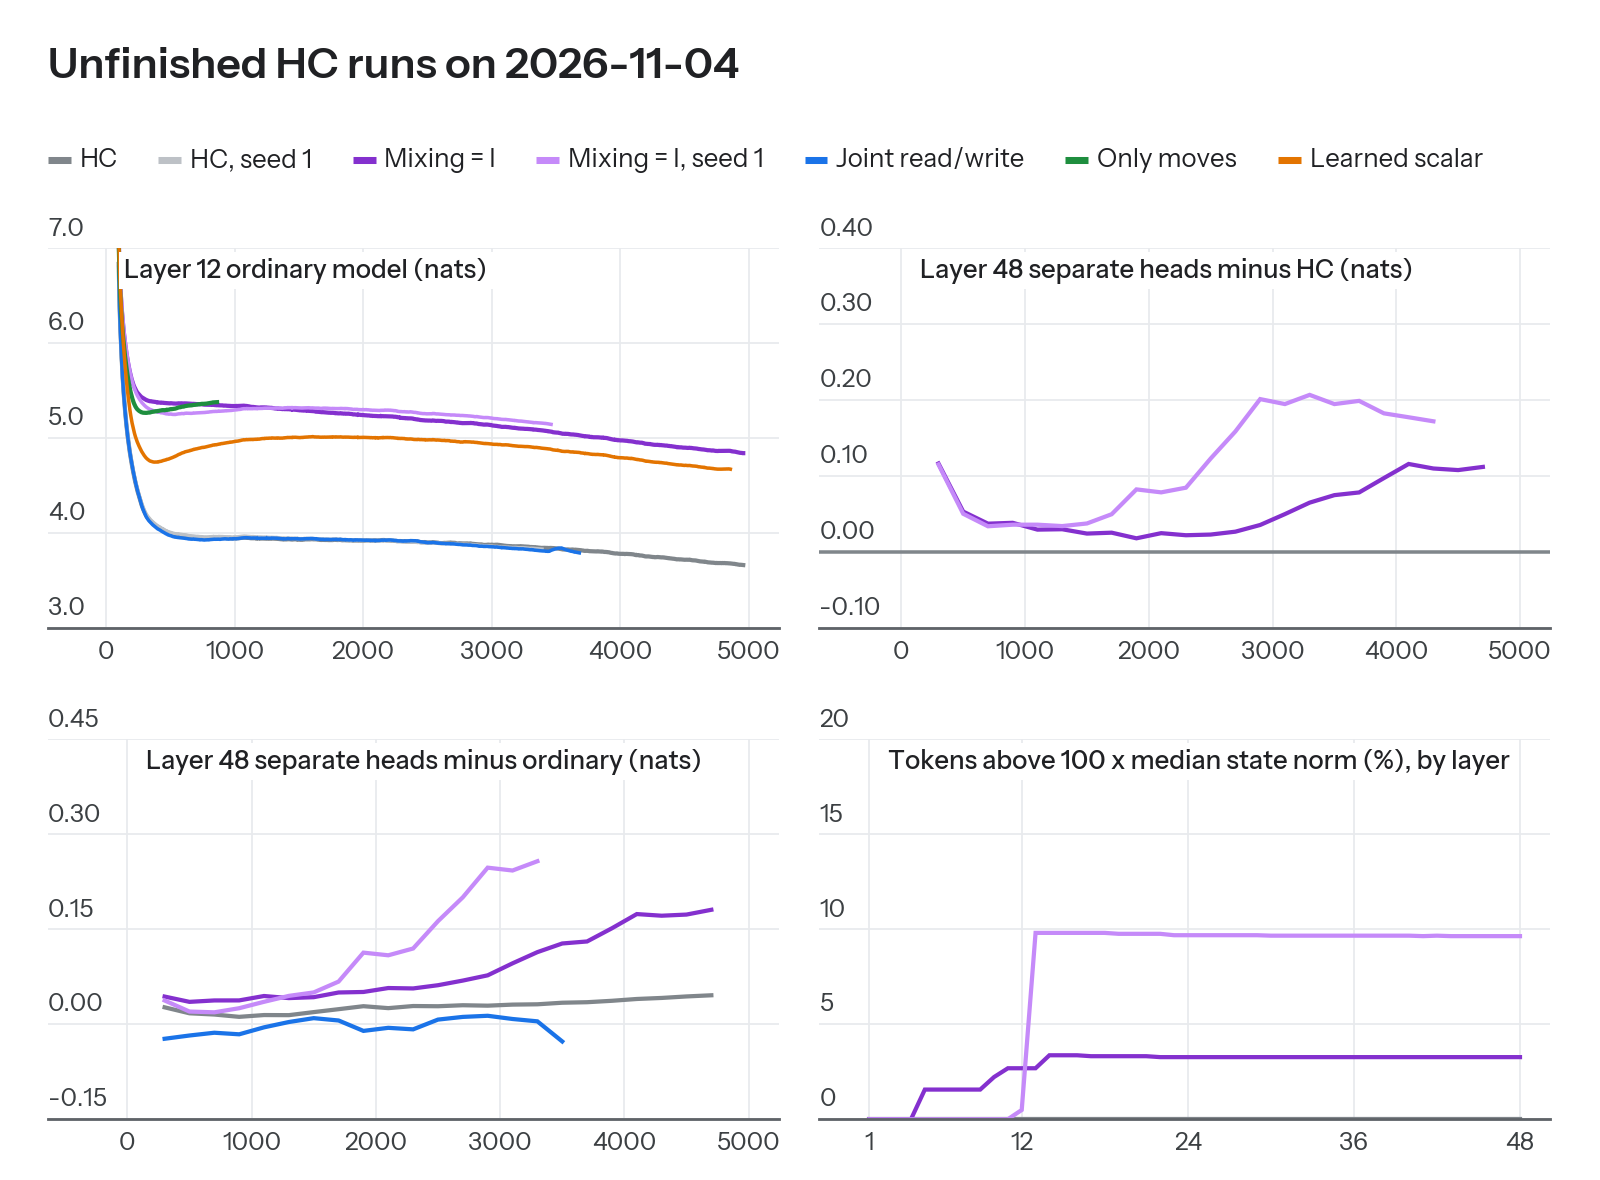

Generate this figure with Python:
"""Interim read of the unfinished HC runs, 2026-11-04. Status figure for the owner; not a page figure.

Data: ../../pls_hcid/live_1104.npz (W&B, live_1104.py: train/pls/L{k} of the unfinished runs), ../../pls_blog/d48g4.npz (finished references), ../../pls_hcid/blown_state_1104.json (blown_fig_data2.py:
4 x 1024 Paloma c4_en validation tokens at the newest checkpoint; w893 at step 4,550, w810 and HC at step 4,958).
Top left: layer 12 train cross-entropy by step, ordinary models (no intermediate loss reaches the backbone), rolling mean over 100 steps.
Top right: layer 48 train cross-entropy of HC with mixing = I and separate heads minus HC with separate heads at the same steps, 200-step bins, seeds 0 (w810) and 1 (w893).
Bottom left: layer 48 train cross-entropy, separate heads minus ordinary model of the same design and seed, at the same steps, 200-step bins. HC seed 1 has no separate-heads partner in this set, so it is absent.
Bottom right: share of tokens with state norm above 100 times that layer's median, by layer.
Output: hc_interim_1104.{pdf,png}."""
import json
from pathlib import Path

import numpy as np
from style import *

HERE = Path(__file__).parent
apply_style()
D = HERE.parents[1]
L = np.load(D / "pls_hcid/live_1104.npz", allow_pickle=True)
Z = np.load(D / "pls_blog/d48g4.npz", allow_pickle=True)
lay = [int(x) for x in L["lay"]]
GREY1, PUR, PUR1, GRN, YEL = tone("grey", 400), tone("purple", 700), tone("purple", 300), tone("green", 600), tone("yellow", 900)


def live(name, l):
    return L[name + "/step"], L[name + "/ce"][:, lay.index(l)]


def done(tag, l):
    return Z[tag + "/step"], Z[tag + "/ce"][:, l - 1]


def roll(st, y, w=100):
    c = np.convolve(y, np.ones(w) / w, mode="valid")
    return st[w - 1:], c


def bins(a, b, w=200, lo=200):
    """mean of a minus mean of b per w-step bin over the steps both have."""
    sa, ya = a
    sb, yb = b
    hi = int(min(sa[-1], sb[-1]))
    x, y = [], []
    for s in range(lo, hi - w + 2, w):
        ma = (sa >= s) & (sa < s + w)
        mb = (sb >= s) & (sb < s + w)
        if ma.sum() > 0.8 * w and mb.sum() > 0.8 * w:
            x.append(s + w / 2)
            y.append(ya[ma].mean() - yb[mb].mean())
    return np.array(x), np.array(y)


HCO, IDO, HCS, IDS, RWS = "-sep-bbfrozen-ahc-fa4thd-vs-d48", "-sep-bbfrozen-ahc-hcid-fa4thd-vs-d48", "-sep-ahc-fa4thd-vs-d48", "-sep-ahc-hcid-fa4thd-vs-d48", "-sep-ahc-hcrwj-fa4thd-vs-d48"
legend = [("HC", GREY), ("HC, seed 1", GREY1), ("Mixing = I", PUR), ("Mixing = I, seed 1", PUR1), ("Joint read/write", BLUE), ("Only moves", GRN), ("Learned scalar", YEL)]
fig, axes = canvas(2, 2, width=WIDTH_TEXT, panel_height=1.5, title="Unfinished HC runs on 2026-11-04", legend=legend)
(a, b), (c, e) = axes
for s, col, lw in ((done(HCO, 12), GREY, 1.2), (live("w890 HC s1", 12), GREY1, 1.0), (done(IDO, 12), PUR, 1.2), (live("w891 hcid s1", 12), PUR1, 1.0),
                   (live("w889 hcrwj", 12), BLUE, 1.0), (live("w1000 move", 12), GRN, 1.2), (live("w960 hcscalar", 12), YEL, 1.0)):
    a.plot(*roll(*s), color=col, lw=lw)
nice_y(a, 3.5, 6, fmt="{:.1f}")
a.set_xlim(0, 5000)
a.set_xticks([0, 1000, 2000, 3000, 4000, 5000])
room(a)
panel_label(a, "Layer 12 ordinary model (nats)")
b.axhline(0, color=GREY, lw=1.0)
b.plot(*bins(done(IDS, 48), done(HCS, 48)), color=PUR, lw=1.2)
b.plot(*bins(live("w893 hcid s1 sep", 48), done(HCS, 48)), color=PUR1, lw=1.2)
nice_y(b, -0.05, 0.25, fmt="{:.2f}")
b.set_xlim(0, 5000)
b.set_xticks([0, 1000, 2000, 3000, 4000, 5000])
room(b)
panel_label(b, "Layer 48 separate heads minus HC (nats)")
c.plot(*bins(done(HCS, 48), done(HCO, 48)), color=GREY, lw=1.2)
c.plot(*bins(done(IDS, 48), done(IDO, 48)), color=PUR, lw=1.2)
c.plot(*bins(live("w893 hcid s1 sep", 48), live("w891 hcid s1", 48)), color=PUR1, lw=1.2)
c.plot(*bins(done(RWS, 48), live("w889 hcrwj", 48)), color=BLUE, lw=1.2)
nice_y(c, -0.05, 0.3, fmt="{:.2f}")
c.set_xlim(0, 5000)
c.set_xticks([0, 1000, 2000, 3000, 4000, 5000])
room(c)
panel_label(c, "Layer 48 separate heads minus ordinary (nats)")
J = json.load(open(D / "pls_hcid/blown_state_1104.json"))
x = np.arange(1, 49)
e.plot(x, 100 * np.array(J["-sep-ahc-fa4thd-vs-d48"]["share"]), color=GREY, lw=1.2)
e.plot(x, 100 * np.array(J["-sep-ahc-hcid-fa4thd-vs-d48"]["share"]), color=PUR, lw=1.2)
e.plot(x, 100 * np.array(J["-sep-ahc-hcid-fa4thd-vs-d48-s1"]["share"]), color=PUR1, lw=1.2)
nice_y(e, 0, 12, zero=True, fmt="{:.0f}")
e.set_xlim(1, 48)
e.set_xticks([1, 12, 24, 36, 48])
room(e)
panel_label(e, "Tokens above 100 x median state norm (%), by layer")
save(fig, HERE / "hc_interim_1104")
